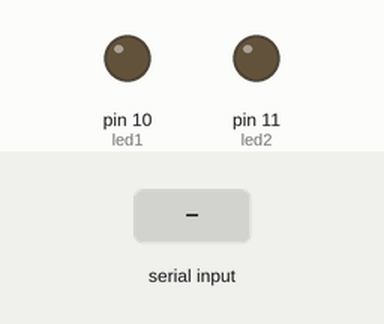
Recording of a sketch running on a simulated Arduino Uno, built with avr-gcc and run on an emulated ATmega328P. On the bench: output pins drawn as LEDs (lit = HIGH). Inputs (shaded band) come from the test bench.

Above: at 1.2 s.
1.3 s: "ONN1\n" received over the second serial link
At 3.1 s:
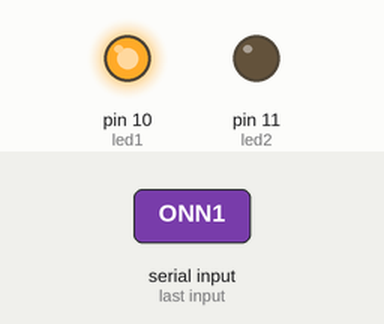
3.8 s: "ONN2\n" received over the second serial link
At 5.1 s:
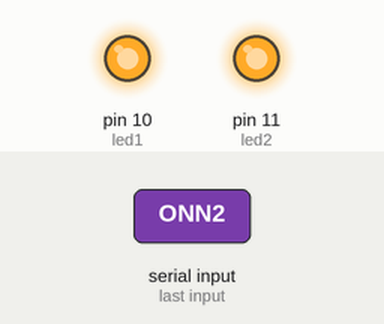
6.3 s: "OFF1\n" received over the second serial link
At 8.1 s:
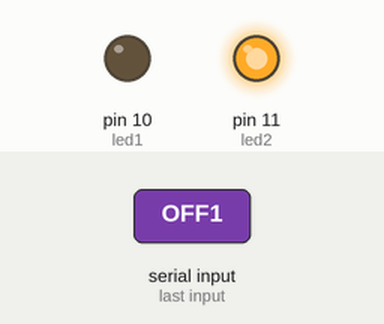
8.8 s: "OFF2\n" received over the second serial link
At 11.2 s:
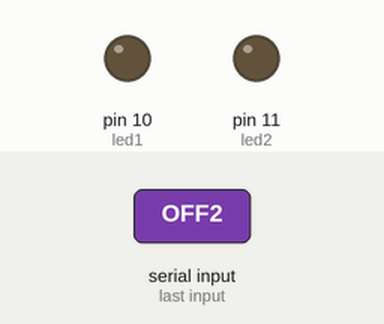
Timing chart, 0 to 12.3 s (numbered marks = the images above; inputs shaded):
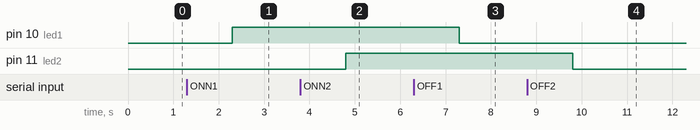

The sketch:

exp9.ino
```cpp
#include <SoftwareSerial.h>

int led1=10;
int led2=11;


SoftwareSerial BT(6,7);

void setup(){
  pinMode(led1, OUTPUT);
  pinMode(led2, OUTPUT);
  Serial.begin(9600);
  BT.begin(9600);
}

void loop(){
  if(BT.available()>0){
    String data= BT.readStringUntil("\n");
    data.trim();

    if(data == "ONN1"){
      digitalWrite(led1,HIGH);
      BT.println("LED1 ONN");
    }

    else if(data == "ONN2"){
      digitalWrite(led2,HIGH);
      BT.println("LED2 ONN");
    }

    else if(data == "OFF1"){
      digitalWrite(led1,LOW);
      BT.println("LED1 OFF");
    }
    else if(data == "OFF2"){
      digitalWrite(led2,LOW);
      BT.println("LED2 OFF");
    }
  }
}
```

Measured:
- after the input at 1.3 s, pin 10 (led1): LOW → HIGH after 1.0 s
- after the input at 3.8 s, pin 11 (led2): LOW → HIGH after 1.0 s
- after the input at 6.3 s, pin 10 (led1): HIGH → LOW after 1.0 s
- after the input at 8.8 s, pin 11 (led2): HIGH → LOW after 1.0 s
